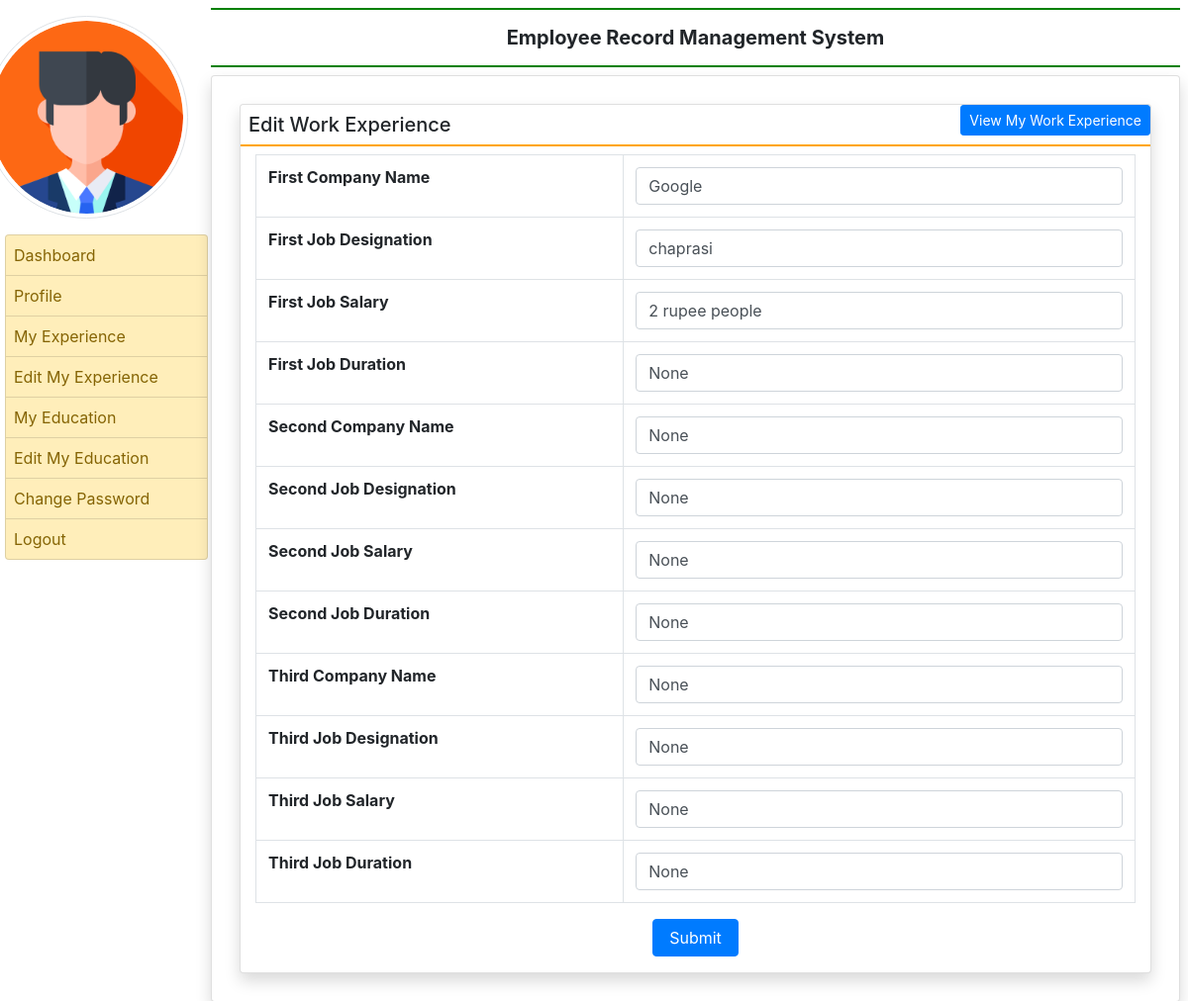
/edit_myexperience (signed in), run on the app's committed database.
### employee/models.py (models this page shows, shortened)
class EmployeeExperience(models.Model):
    user=models.ForeignKey(User,on_delete=models.CASCADE)
    company1name=models.CharField(max_length=100,null=True)
    company1desig=models.CharField(max_length=100,null=True)
    company1salary=models.CharField(max_length=100,null=True)
    company1duration=models.CharField(max_length=100,null=True)
    company2name=models.CharField(max_length=100,null=True)
    company2desig=models.CharField(max_length=100,null=True)
    company2salary=models.CharField(max_length=100,null=True)
    company2duration=models.CharField(max_length=100,null=True)
    company3name=models.CharField(max_length=100,null=True)
    company3desig=models.CharField(max_length=100,null=True)
    company3salary=models.CharField(max_length=100,null=True)
    company3duration=models.CharField(max_length=100,null=True)

### employee/views.py (the view, shortened to what this page needs)
# urls.py: path('edit_myexperience', edit_myexperience,name='edit_myexperience'),
def edit_myexperience(request):
    if not request.user.is_authenticated:
        return redirect('emp_login')
    error=""
    user=request.user
    experience=EmployeeExperience.objects.get(user=user)
    return render(request,'edit_myexperience.html',locals())

### employee/templates/edit_myexperience.html (shortened to what this page needs)
{% extends 'emp_base.html' %}
{% block main %}
<div class="card shadow m-2">
    <div clas="card-body">
        <a href="{% url 'my_experience' %}" class="btn btn-primary float-right btn-sm">View My Work Experience</a>
        <h5 class="p-2" style="border-bottom :2px solid orange">Edit Work Experience</h5>
        <div class="container-fluid">
            <form method="post">
                <table class="table table-bordered">
                    <tr>
                        <th>First Company Name</th>
                        <td><input type="text" name="company1name" class="form-control" value="{{experience.company1name}}"></td>
                    </tr>
                    <tr>
                        <th>First Job Designation</th>
                        <td><input type="text" name="company1desig" class="form-control" value="{{experience.company1desig}}"></td>
                    </tr>
                    <tr>
                        <th>First Job Salary</th>
                        <td><input type="text" name="company1salary" class="form-control" value="{{experience.company1salary}}"></td>
                    </tr>
                    <tr>
                        <th>First Job Duration</th>
                        <td><input type="text" name="company1duration" class="form-control" value="{{experience.company1duration}}"></td>
                    </tr>
                    <tr>
                        <th>Second Company Name</th>
                        <td><input type="text" name="company2name" class="form-control" value="{{experience.company2name}}"></td>
                    </tr>
                    <tr>
                        <th>Second Job Designation</th>
                        <td><input type="text" name="company2desig" class="form-control" value="{{experience.company2desig}}"></td>
                    </tr>
                    <tr>
                        <th>Second Job Salary</th>
                        <td><input type="text" name="company2salary" class="form-control" value="{{experience.company2salary}}"></td>
                    </tr>
                    <tr>
                        <th>Second Job Duration</th>
                        <td><input type="text" name="company2duration" class="form-control" value="{{experience.company2duration}}"></td>
                    </tr>
                    <tr>
                        <th>Third Company Name</th>
                        <td><input type="text" name="company3name" class="form-control" value="{{experience.company3name}}"></td>
                    </tr>
                    <tr>
                        <th>Third Job Designation</th>
                        <td><input type="text" name="company3desig" class="form-control" value="{{experience.company3desig}}"></td>
                    </tr>
                    <tr>
                        <th>Third Job Salary</th>
                        <td><input type="text" name="company3salary" class="form-control" value="{{experience.company3salary}}"></td>
                    </tr>
                    <tr>
                        <th>Third Job Duration</th>
                        <td><input type="text" name="company3duration" class="form-control" value="{{experience.company3duration}}"></td>
                    </tr>
                </table>
                <center>
                    <input type="submit" value="Submit" class="btn btn-primary px-3">
                </center>
            </form>
        </div>
    </div>
</div>
{% endblock %}

### data on the page
EmployeeExperience: company1name "Google", company1desig "chaprasi", company1salary "2 rupee people", company1duration "None", company2name "None", company2desig "None", company2salary "None", company2duration "None", company3name "None", company3desig "None", company3salary "None", company3duration "None"
